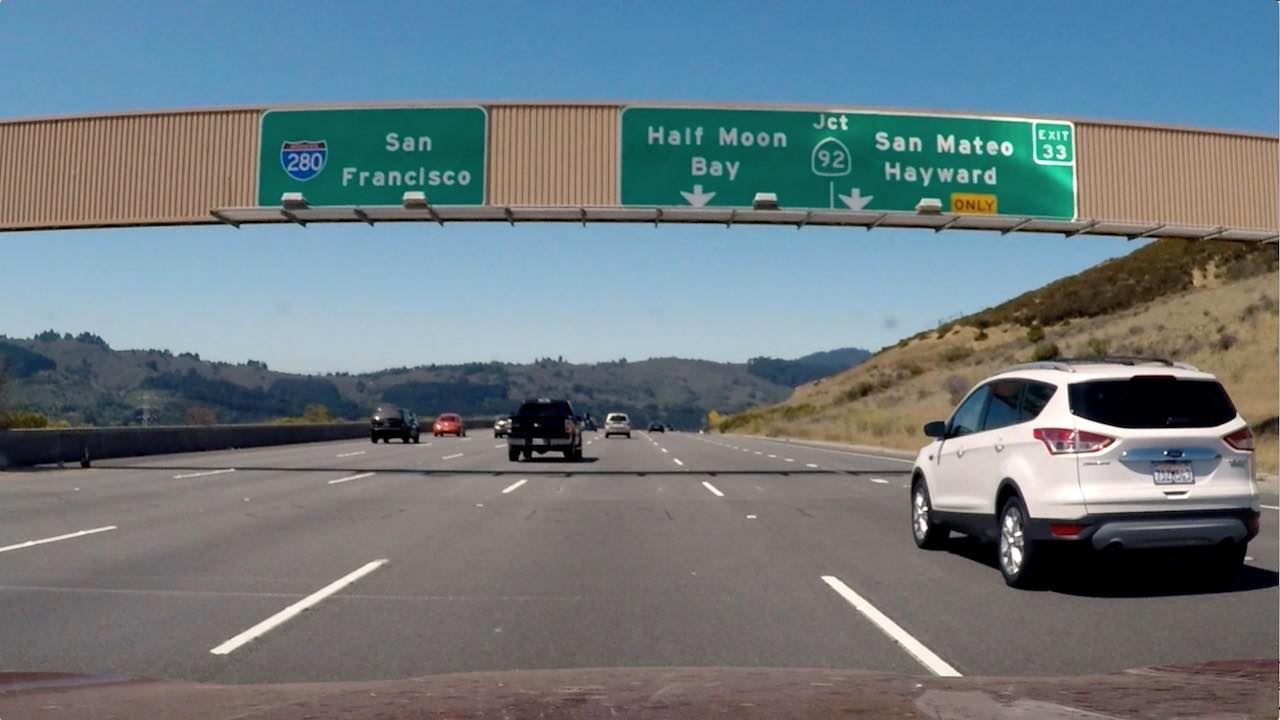
#> input picture Machine Learning/lesson06-Computer Vision/signs_vehicles_xygrad.png, 1280 x 720 px
$ python '03-Applying Sobel.py'   (older library calls are emulated)
#> lines starting #> are read from the running program, lines starting #| are printed output that depends on the picture; after the words box and inside, x2 and y2 are one past the last pixel; in counts of white or black regions, pixels touching at a corner belong together
import numpy as np
import cv2
import matplotlib.pyplot as plt
import matplotlib.image as mpimg


# Read in an image and grayscale it
image = mpimg.imread('signs_vehicles_xygrad.png')
#> image is the input picture: shape (720, 1280, 3) float32; mean R, G, B 0.428, 0.477, 0.5

# Define a function that takes an image, gradient orientation,
# and threshold min / max values.
def abs_sobel_thresh(img, orient='x', thresh_min=0, thresh_max=255):
    # Convert to grayscale
#> called with orient = 'x', thresh_min = 20, thresh_max = 100
    gray = cv2.cvtColor(img, cv2.COLOR_RGB2GRAY)
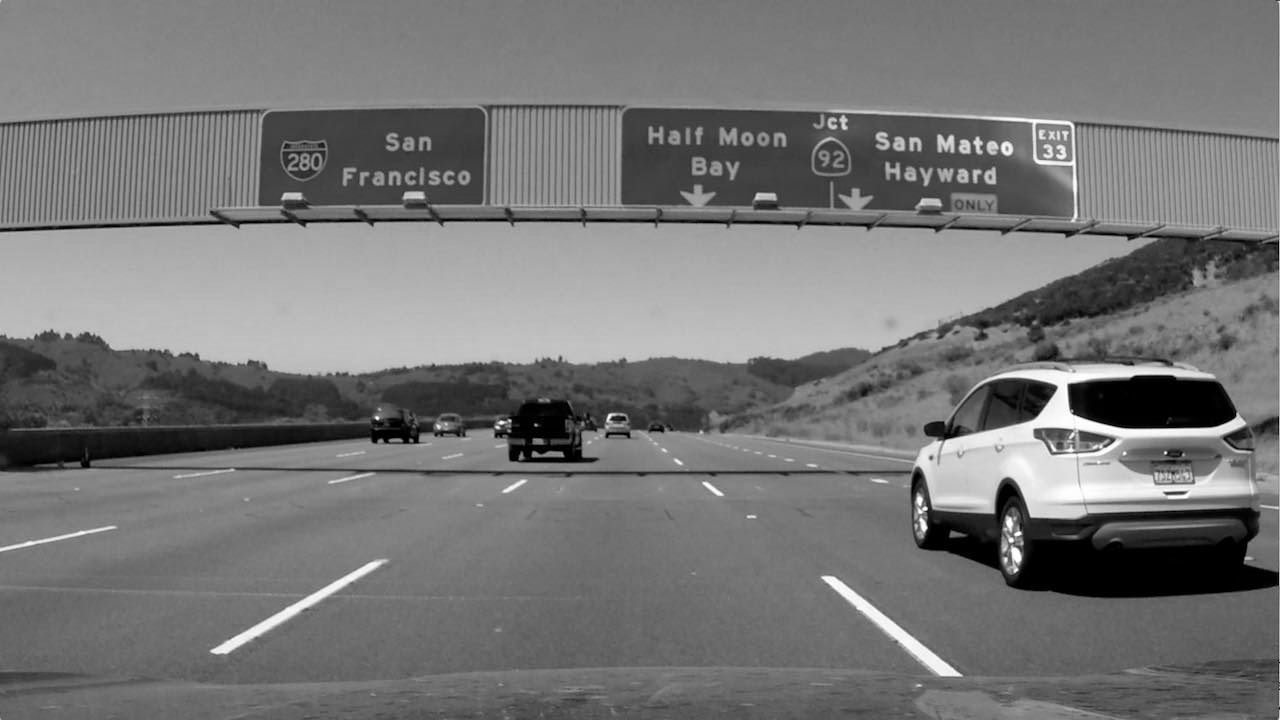
#> gray: shape (720, 1280) float32; min 0, max 0.999, mean 0.465
    # Apply x or y gradient with the OpenCV Sobel() function
    # and take the absolute value
    if orient == 'x':
        abs_sobel = np.absolute(cv2.Sobel(gray, cv2.CV_64F, 1, 0))
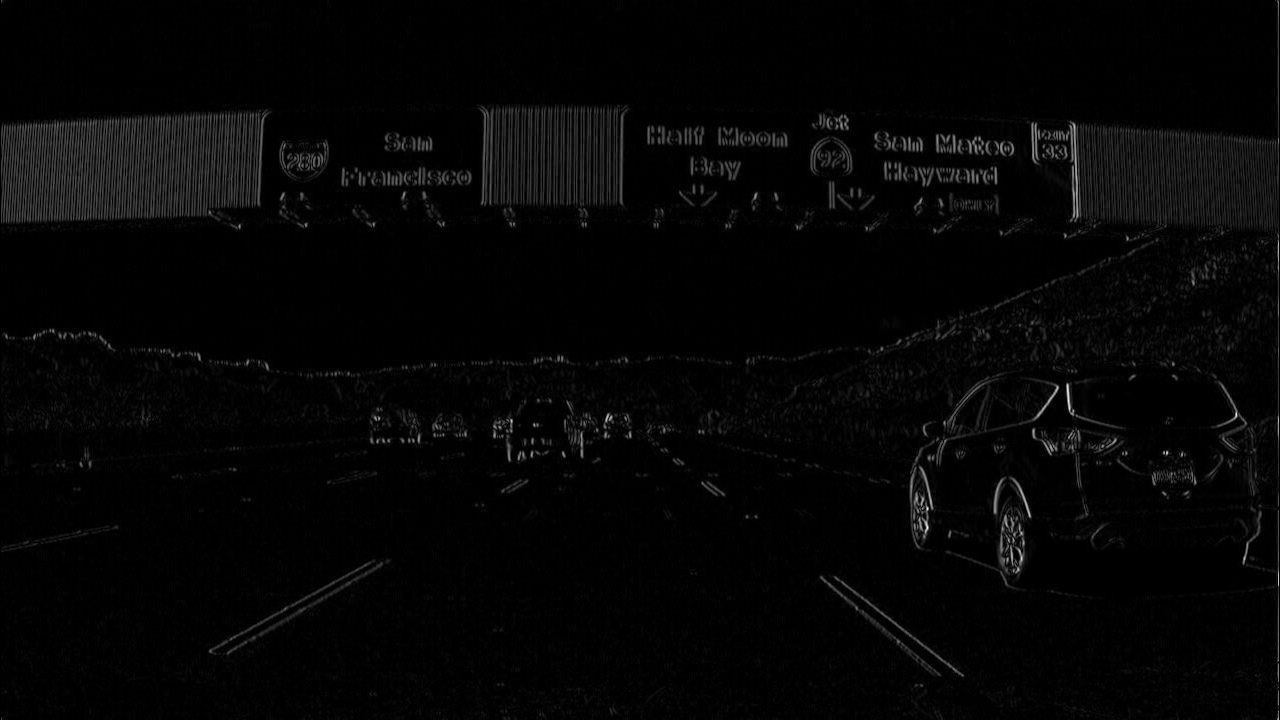
#> abs_sobel: shape (720, 1280) float64; min 0, max 3.19, mean 0.0728; drawn with min black and max white
    if orient == 'y':
        abs_sobel = np.absolute(cv2.Sobel(gray, cv2.CV_64F, 0, 1))
    # Rescale back to 8 bit integer
    scaled_sobel = np.uint8(255*abs_sobel/np.max(abs_sobel))
    # Create a copy and apply the threshold
    binary_output = np.zeros_like(scaled_sobel)
    # Here I'm using inclusive (>=, <=) thresholds, but exclusive is ok too
    binary_output[(scaled_sobel >= thresh_min) & (scaled_sobel <= thresh_max)] = 1

    # Return the result
    return binary_output

# Run the function
grad_binary = abs_sobel_thresh(image, orient='x', thresh_min=20, thresh_max=100)
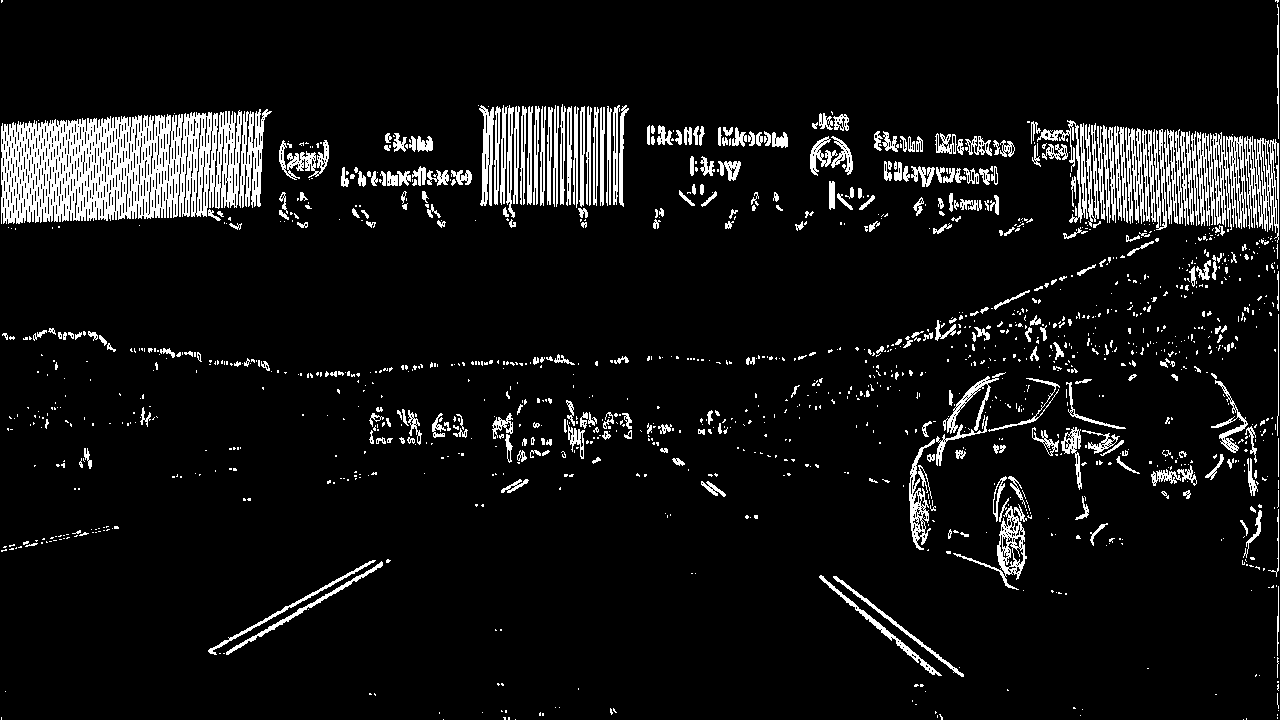
#> grad_binary: shape (720, 1280); values 0 (black) and 1 (white), 7.9% white; 1378 white regions (1040 under 20 px), largest, box (x1, y1, x2, y2) and area: (1, 110, 242, 224) 18700, (1197, 132, 1247, 230) 2653, (1244, 136, 1279, 243) 1807
# Plot the result
f, (ax1, ax2) = plt.subplots(1, 2, figsize=(24, 9))
f.tight_layout()
ax1.imshow(image)
ax1.set_title('Original Image', fontsize=50)
ax2.imshow(grad_binary, cmap='gray')
ax2.set_title('Thresholded Gradient', fontsize=50)
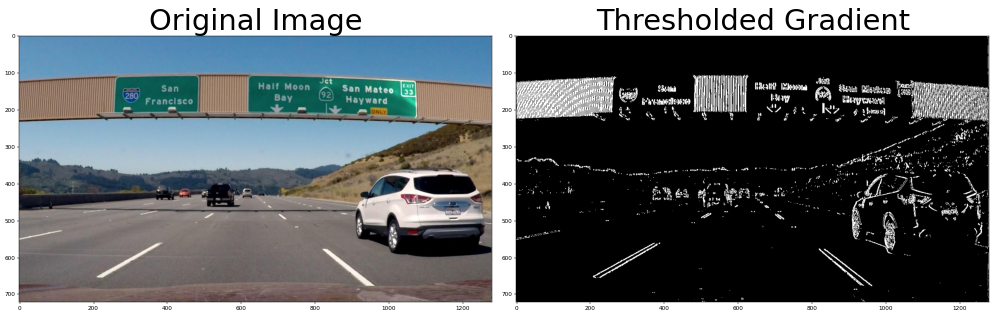
#> figure drawn by matplotlib, 2 panels
